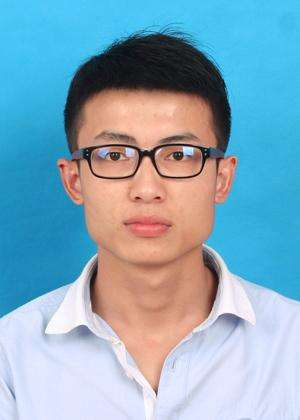
#> input picture face/img/123.jpeg, 300 x 420 px
$ python img_pyr.py
#> lines starting #> are read from the running program, lines starting #| are printed output that depends on the picture
#图像金字塔

import cv2
import numpy as np
from matplotlib import  pyplot as plt

img = cv2.imread('img/123.jpeg',0)
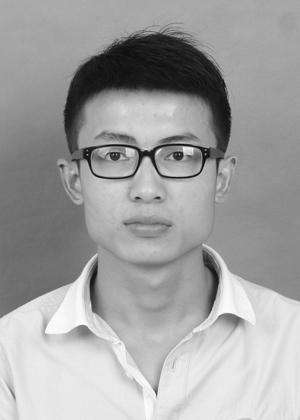
#> img: shape (420, 300); min 0, max 255, mean 161.5
img_up = cv2.pyrUp(img)

img_down = cv2.pyrDown(img)
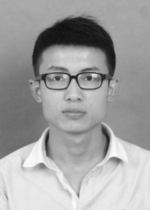
#> img_down: shape (210, 150); min 15, max 251, mean 161.4

#img2 = cv2.cvtColor(img,cv2.COLOR_RGB2BGR)
plt.subplot(131),plt.imshow(img)
plt.title('Original Image'),plt.xticks([]),plt.yticks([])

plt.subplot(132),plt.imshow(img_up)
plt.title('up Image'),plt.xticks([]),plt.yticks([])

plt.subplot(133),plt.imshow(img_down)
plt.title('down Image'),plt.xticks([]),plt.yticks([])

plt.show()
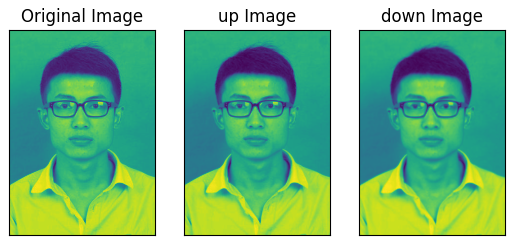
#> figure drawn by matplotlib, 3 panels

$ run again, with face/img/147.jpeg copied over face/img/123.jpeg
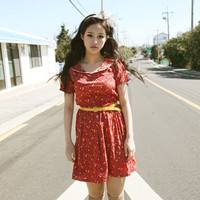
#> input picture face/img/147.jpeg, 200 x 200 px
#> `img_down = cv2.pyrDown(img)`:
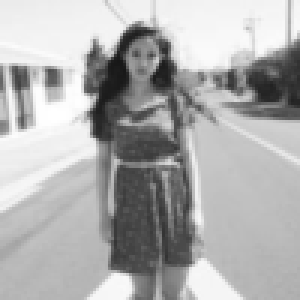
#> img_down: shape (100, 100) (shown 3 times larger); min 23, max 255, mean 174.5
#> `plt.show()`:
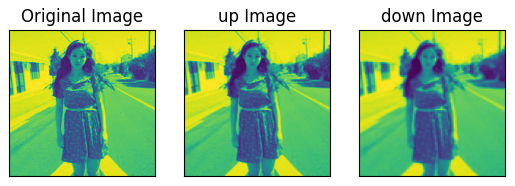
#> figure drawn by matplotlib, 3 panels
